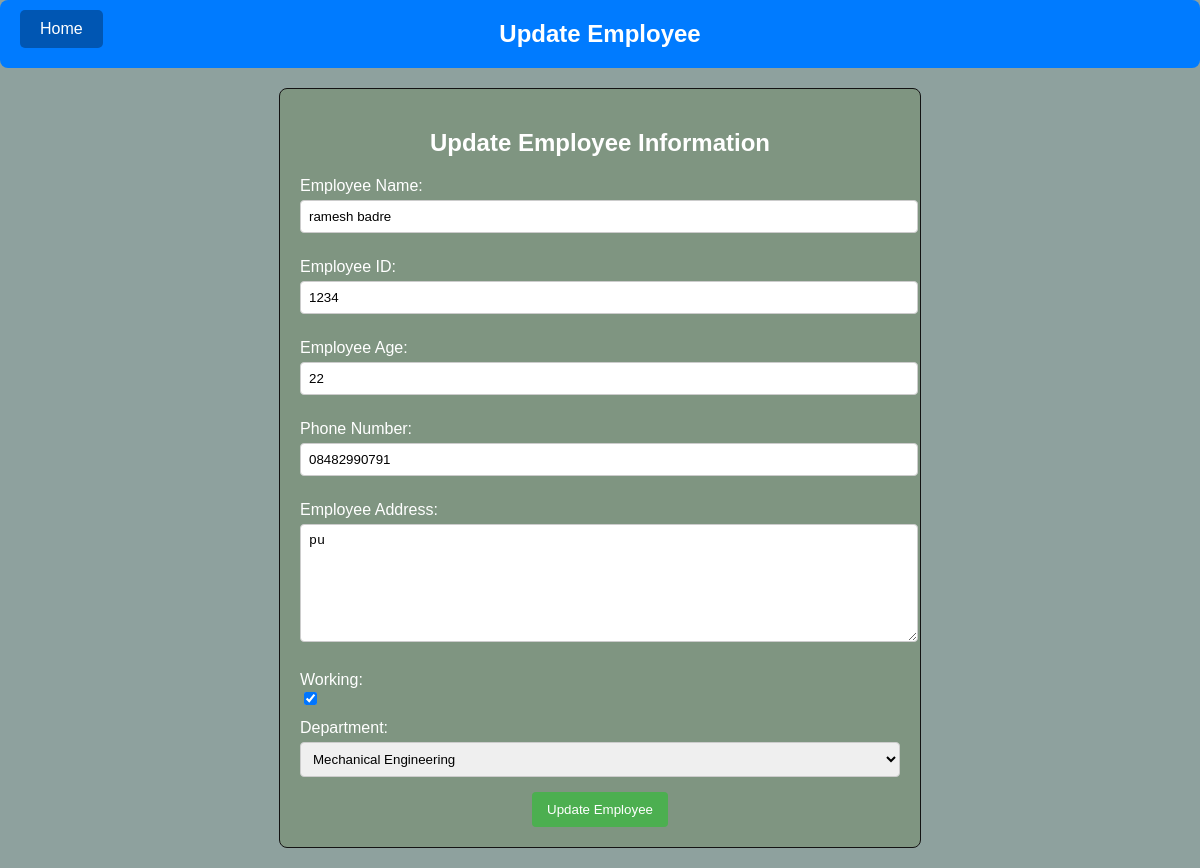
/emp/update-emp/1, run on the app's committed database.
### emp/models.py (models this page shows)
class Emp(models.Model):
    emp_name = models.CharField(max_length=200)
    emp_id = models.CharField(max_length=200)
    emp_age = models.CharField(max_length=10)
    emp_phone_no = models.CharField(max_length=10)
    emp_address = models.CharField(max_length=150)
    emp_working = models.BooleanField(default=True)
    emp_department = models.CharField(max_length=10)

### emp/views.py (the view)
# urls.py: path("update-emp/<int:emp_id>",update_emp),
def update_emp(request,emp_id):
     emp=Emp.objects.get(pk=emp_id)
     return render(request,"emp/update_emp.html",{
     'emp':emp
     })

### myapp/templates/emp/update_emp.html (shortened to what this page needs)
<!DOCTYPE html>
<html lang="en">
<head>
</head>
<body>
    <header>
        <a href="/" class="home-button">Home</a>
        <h1>Update Employee</h1>
    </header>
    <div class="form-container">
        <h2>Update Employee Information</h2>
        <form action="/emp/do-update-emp/{{emp.id}}" method="POST">
            <label for="emp-name">Employee Name:</label>
            <input type="text" id="emp-name" name="emp-name" value="{{emp.emp_name}}" required>
            <label for="emp-id">Employee ID:</label>
            <input type="text" id="emp-id" name="emp-id" value="{{emp.emp_id}}" required>
            <label for="emp-age">Employee Age:</label>
            <input type="number" id="emp-age" name="emp-age" value="{{emp.emp_age}}" required>
            <label for="phone-no">Phone Number:</label>
            <input type="tel" id="phone-no" name="phone-no" value="{{emp.emp_phone_no}}" required>
            <label for="emp-address">Employee Address:</label>
            <textarea id="emp-address" name="emp-address">{{emp.emp_address}}</textarea>
            <label for="emp-working">Working:</label>
            <input {% if emp.emp_working %} checked {% endif %} type="checkbox" id="emp-working" name="emp-working">
            <label for="emp-department">Department:</label>
            <select id="emp-department" name="emp-department">
                <option value="ME" {% if emp.emp_department == 'ME' %} selected {% endif %}>Mechanical Engineering</option>
            </select>
            <div style="text-align: center;">
                <button type="submit">Update Employee</button>
            </div>
        </form>
    </div>
</body>
</html>

### myapp/templates/emp/update_emp.html (style rules this page uses)
body { font-family: Arial, sans-serif; margin: 0; padding: 0; background-color: rgb(142, 161, 158); color: white; }
header { background-color: #007BFF; color: white; padding: 20px 30px; text-align: center; position: relative; border-radius: 8px; }
header h1 { margin: 0; font-size: 24px; }
.home-button { position: absolute; left: 20px; top: 10px; padding: 10px 20px; font-size: 16px; background-color: #0056b3; color: white; text-decoration: none; border-radius: 5px; }
.form-container { width: 50%; margin: 20px auto; padding: 20px; border: 1px solid #131313; border-radius: 8px; background-color: #48691336; }
h2 { text-align: center; }
label { display: block; margin-top: 10px; }
input[type="text"], input[type="number"], input[type="tel"], select, textarea { width: 100%; padding: 8px; margin-top: 5px; margin-bottom: 15px; border: 1px solid #ccc; border-radius: 4px; }
textarea { resize: vertical; height: 100px; }
button { padding: 10px 15px; background-color: #4CAF50; color: white; border: none; border-radius: 4px; cursor: pointer; }

### data on the page
Emp: emp-name "ramesh badre", emp-id "1234", emp-age "22", phone-no "08482990791", emp-address "pu", emp_working "☑", emp-department "Mechanical Engineering"
